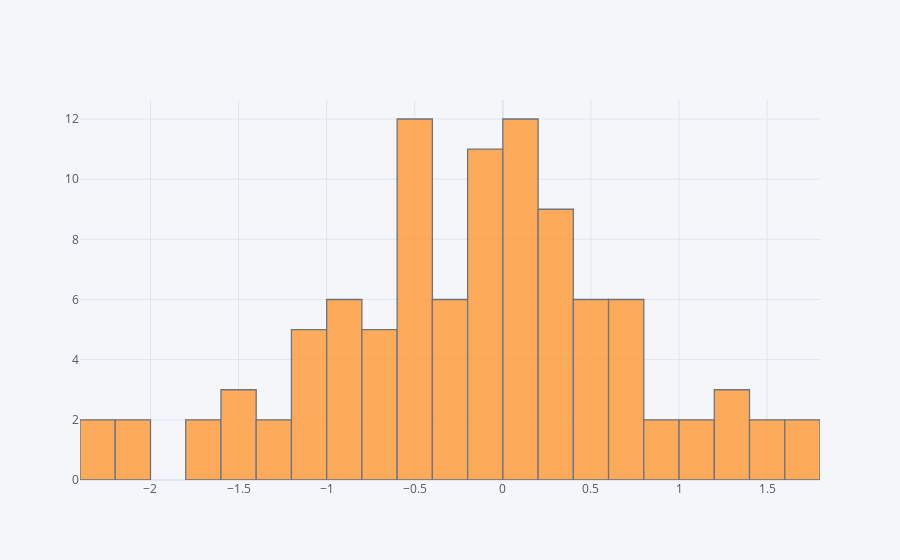

Write notebook code for a chart like this one.
### Markdown cell above
## Histogram

### Code cell
df['A'].iplot(kind='hist',bins=25)

### Figure 1 — Plotly figure (JSON) as saved in the notebook; plotly's stock layout.template omitted (floating-point values rounded to 4 significant figures)
{"data": [{"histfunc": "count", "histnorm": "", "marker": {"color": "rgba(255, 153, 51, 1.0)", "line": {"color": "#4D5663", "width": 1.3}}, "name": "A", "nbinsx": 25, "opacity": 0.8, "orientation": "v", "type": "histogram", "x": [-0.08186, -1.413, -2.022, -1.114, -0.7329, -0.4365, -2.097, 0.5444, -0.5653, 0.3072, -0.4198, 0.7253, -0.7911, 0.2458, 0.3862, -1.147, -0.4107, 0.7249, -0.3951, -0.2973, 0.05656, -0.8472, -1.72, 0.2641, -0.5263, -0.5009, -1.093, -0.5958, 1.533, -0.01633, -0.8627, 0.5684, -1.216, -1.175, -0.189, -0.5549, 0.3092, -0.5931, -0.9154, -0.5689, -0.1667, -2.237, -0.5828, 0.6903, 0.03188, -0.7413, 0.3663, 0.7572, 0.7181, 1.706, 0.1381, 0.947, -0.02177, -1.722, -0.1119, -1.253, 0.5291, 1.233, -0.01709, -0.02241, 0.05198, -1.573, 0.133, -0.2211, 0.1196, -0.1946, -0.224, 0.5143, 0.1571, 0.2804, -0.2447, 0.7607, -2.214, 1.41, 0.3725, -0.9491, 0.1785, 0.002679, 0.1785, -0.7191, 0.9512, 1.144, -1.559, -0.9176, 1.204, 0.4337, 1.292, 1.049, -0.2414, -0.6744, -0.4373, 0.02561, 0.2842, -0.07999, -0.02915, 0.1554, 0.4913, -1.078, -0.9522, 1.684]}], "layout": {"barmode": "overlay", "legend": {"bgcolor": "#F5F6F9", "font": {"color": "#4D5663"}}, "paper_bgcolor": "#F5F6F9", "plot_bgcolor": "#F5F6F9", "title": {"font": {"color": "#4D5663"}}, "xaxis": {"gridcolor": "#E1E5ED", "showgrid": true, "tickfont": {"color": "#4D5663"}, "title": {"font": {"color": "#4D5663"}, "text": ""}, "zerolinecolor": "#E1E5ED"}, "yaxis": {"gridcolor": "#E1E5ED", "showgrid": true, "tickfont": {"color": "#4D5663"}, "title": {"font": {"color": "#4D5663"}, "text": ""}, "zerolinecolor": "#E1E5ED"}}}
